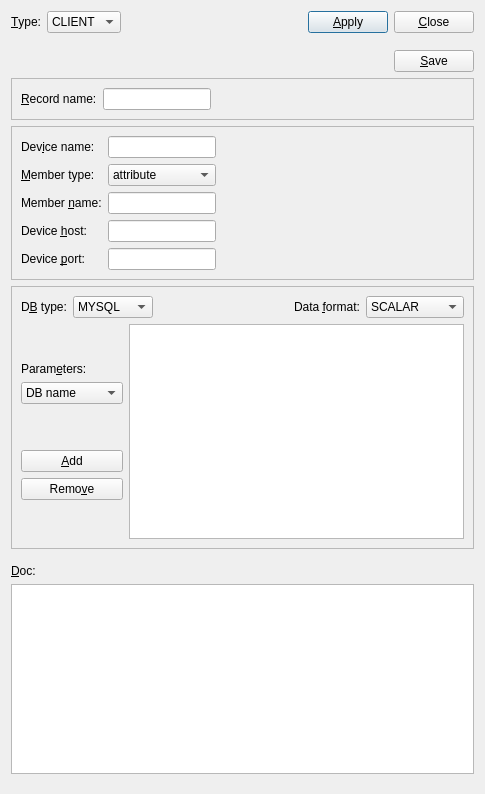
<?xml version="1.0" encoding="UTF-8"?>
<ui version="4.0">
 <class>DataSourceDlg</class>
 <widget class="QDialog" name="DataSourceDlg">
  <property name="geometry">
   <rect>
    <x>0</x>
    <y>0</y>
    <width>485</width>
    <height>794</height>
   </rect>
  </property>
  <property name="windowTitle">
   <string>DataSource</string>
  </property>
  <layout class="QGridLayout" name="gridLayout">
   <item row="0" column="0">
    <layout class="QVBoxLayout" name="verticalLayout_4">
     <item>
      <layout class="QHBoxLayout" name="horizontalLayout">
       <item>
        <widget class="QLabel" name="typeLabel">
         <property name="text">
          <string>&amp;Type:</string>
         </property>
         <property name="buddy">
          <cstring>typeComboBox</cstring>
         </property>
        </widget>
       </item>
       <item>
        <widget class="QComboBox" name="typeComboBox">
         <item>
          <property name="text">
           <string>CLIENT</string>
          </property>
         </item>
         <item>
          <property name="text">
           <string>TANGO</string>
          </property>
         </item>
         <item>
          <property name="text">
           <string>DB</string>
          </property>
         </item>
        </widget>
       </item>
       <item>
        <spacer name="horizontalSpacer_2">
         <property name="orientation">
          <enum>Qt::Horizontal</enum>
         </property>
         <property name="sizeHint" stdset="0">
          <size>
           <width>40</width>
           <height>20</height>
          </size>
         </property>
        </spacer>
       </item>
       <item>
        <widget class="QPushButton" name="applyPushButton">
         <property name="text">
          <string>&amp;Apply</string>
         </property>
        </widget>
       </item>
       <item>
        <widget class="QPushButton" name="closePushButton">
         <property name="text">
          <string>&amp;Close</string>
         </property>
        </widget>
       </item>
      </layout>
     </item>
     <item>
      <spacer name="verticalSpacer_4">
       <property name="orientation">
        <enum>Qt::Vertical</enum>
       </property>
       <property name="sizeType">
        <enum>QSizePolicy::Maximum</enum>
       </property>
       <property name="sizeHint" stdset="0">
        <size>
         <width>20</width>
         <height>13</height>
        </size>
       </property>
      </spacer>
     </item>
     <item>
      <layout class="QHBoxLayout" name="horizontalLayout_5">
       <item>
        <spacer name="horizontalSpacer">
         <property name="orientation">
          <enum>Qt::Horizontal</enum>
         </property>
         <property name="sizeHint" stdset="0">
          <size>
           <width>40</width>
           <height>20</height>
          </size>
         </property>
        </spacer>
       </item>
       <item>
        <widget class="QPushButton" name="savePushButton">
         <property name="text">
          <string>&amp;Save</string>
         </property>
        </widget>
       </item>
      </layout>
     </item>
     <item>
      <widget class="QFrame" name="clientFrame">
       <property name="frameShape">
        <enum>QFrame::StyledPanel</enum>
       </property>
       <property name="frameShadow">
        <enum>QFrame::Raised</enum>
       </property>
       <layout class="QFormLayout" name="formLayout">
        <property name="horizontalSpacing">
         <number>6</number>
        </property>
        <property name="leftMargin">
         <number>9</number>
        </property>
        <item row="0" column="0">
         <layout class="QHBoxLayout" name="horizontalLayout_2">
          <item>
           <widget class="QLabel" name="cRecNameLabel">
            <property name="text">
             <string>&amp;Record name:</string>
            </property>
            <property name="buddy">
             <cstring>cRecNameLineEdit</cstring>
            </property>
           </widget>
          </item>
          <item>
           <widget class="QLineEdit" name="cRecNameLineEdit"/>
          </item>
         </layout>
        </item>
       </layout>
      </widget>
     </item>
     <item>
      <widget class="QFrame" name="tangoFrame">
       <property name="frameShape">
        <enum>QFrame::StyledPanel</enum>
       </property>
       <property name="frameShadow">
        <enum>QFrame::Raised</enum>
       </property>
       <layout class="QFormLayout" name="formLayout_2">
        <property name="leftMargin">
         <number>9</number>
        </property>
        <property name="topMargin">
         <number>9</number>
        </property>
        <item row="0" column="0">
         <layout class="QGridLayout" name="gridLayout_2">
          <item row="0" column="0">
           <widget class="QLabel" name="tDevNameLabel">
            <property name="text">
             <string>Dev&amp;ice name:</string>
            </property>
            <property name="buddy">
             <cstring>tDevNameLineEdit</cstring>
            </property>
           </widget>
          </item>
          <item row="0" column="1">
           <widget class="QLineEdit" name="tDevNameLineEdit"/>
          </item>
          <item row="1" column="0">
           <widget class="QLabel" name="tMemberLabel">
            <property name="text">
             <string>&amp;Member type:</string>
            </property>
            <property name="buddy">
             <cstring>tMemberComboBox</cstring>
            </property>
           </widget>
          </item>
          <item row="1" column="1">
           <widget class="QComboBox" name="tMemberComboBox">
            <item>
             <property name="text">
              <string>attribute</string>
             </property>
            </item>
            <item>
             <property name="text">
              <string>command</string>
             </property>
            </item>
            <item>
             <property name="text">
              <string>property</string>
             </property>
            </item>
           </widget>
          </item>
          <item row="2" column="0">
           <widget class="QLabel" name="tMemberNameLabel">
            <property name="text">
             <string>Member &amp;name:</string>
            </property>
            <property name="buddy">
             <cstring>tMemberNameLineEdit</cstring>
            </property>
           </widget>
          </item>
          <item row="2" column="1">
           <widget class="QLineEdit" name="tMemberNameLineEdit"/>
          </item>
          <item row="3" column="0">
           <widget class="QLabel" name="tHostLabel">
            <property name="text">
             <string>Device &amp;host:</string>
            </property>
            <property name="buddy">
             <cstring>tHostLineEdit</cstring>
            </property>
           </widget>
          </item>
          <item row="3" column="1">
           <widget class="QLineEdit" name="tHostLineEdit"/>
          </item>
          <item row="4" column="0">
           <widget class="QLabel" name="tPortLabel">
            <property name="text">
             <string>Device &amp;port:</string>
            </property>
            <property name="buddy">
             <cstring>tPortLineEdit</cstring>
            </property>
           </widget>
          </item>
          <item row="4" column="1">
           <widget class="QLineEdit" name="tPortLineEdit"/>
          </item>
         </layout>
        </item>
       </layout>
      </widget>
     </item>
     <item>
      <widget class="QFrame" name="dbFrame">
       <property name="toolTip">
        <string/>
       </property>
       <property name="frameShape">
        <enum>QFrame::StyledPanel</enum>
       </property>
       <property name="frameShadow">
        <enum>QFrame::Raised</enum>
       </property>
       <layout class="QGridLayout" name="gridLayout_4">
        <property name="leftMargin">
         <number>9</number>
        </property>
        <property name="rightMargin">
         <number>9</number>
        </property>
        <item row="0" column="0">
         <layout class="QVBoxLayout" name="verticalLayout_3">
          <item>
           <layout class="QHBoxLayout" name="horizontalLayout_4">
            <item>
             <widget class="QLabel" name="dTypeLabel">
              <property name="text">
               <string>D&amp;B type:</string>
              </property>
              <property name="buddy">
               <cstring>dTypeComboBox</cstring>
              </property>
             </widget>
            </item>
            <item>
             <widget class="QComboBox" name="dTypeComboBox">
              <item>
               <property name="text">
                <string>MYSQL</string>
               </property>
              </item>
              <item>
               <property name="text">
                <string>PGSQL</string>
               </property>
              </item>
              <item>
               <property name="text">
                <string>ORACLE</string>
               </property>
              </item>
             </widget>
            </item>
            <item>
             <spacer name="dHorizontalSpacer">
              <property name="orientation">
               <enum>Qt::Horizontal</enum>
              </property>
              <property name="sizeHint" stdset="0">
               <size>
                <width>40</width>
                <height>20</height>
               </size>
              </property>
             </spacer>
            </item>
            <item>
             <widget class="QLabel" name="dFormatLabel">
              <property name="text">
               <string>Data &amp;format:</string>
              </property>
              <property name="buddy">
               <cstring>dFormatComboBox</cstring>
              </property>
             </widget>
            </item>
            <item>
             <widget class="QComboBox" name="dFormatComboBox">
              <item>
               <property name="text">
                <string>SCALAR</string>
               </property>
              </item>
              <item>
               <property name="text">
                <string>SPECTRUM</string>
               </property>
              </item>
              <item>
               <property name="text">
                <string>IMAGE</string>
               </property>
              </item>
             </widget>
            </item>
           </layout>
          </item>
          <item>
           <layout class="QHBoxLayout" name="horizontalLayout_3">
            <item>
             <layout class="QVBoxLayout" name="verticalLayout">
              <item>
               <spacer name="verticalSpacer_3">
                <property name="orientation">
                 <enum>Qt::Vertical</enum>
                </property>
                <property name="sizeHint" stdset="0">
                 <size>
                  <width>20</width>
                  <height>40</height>
                 </size>
                </property>
               </spacer>
              </item>
              <item>
               <widget class="QLabel" name="label">
                <property name="text">
                 <string>Param&amp;eters:</string>
                </property>
                <property name="buddy">
                 <cstring>dParamComboBox</cstring>
                </property>
               </widget>
              </item>
              <item>
               <widget class="QComboBox" name="dParamComboBox">
                <item>
                 <property name="text">
                  <string>DB name</string>
                 </property>
                </item>
                <item>
                 <property name="text">
                  <string>DB host</string>
                 </property>
                </item>
                <item>
                 <property name="text">
                  <string>DB port</string>
                 </property>
                </item>
                <item>
                 <property name="text">
                  <string>DB user</string>
                 </property>
                </item>
                <item>
                 <property name="text">
                  <string>DB password</string>
                 </property>
                </item>
                <item>
                 <property name="text">
                  <string>Mysql cnf</string>
                 </property>
                </item>
                <item>
                 <property name="text">
                  <string>Oracle node</string>
                 </property>
                </item>
                <item>
                 <property name="text">
                  <string>Oracle DSN</string>
                 </property>
                </item>
                <item>
                 <property name="text">
                  <string>Query</string>
                 </property>
                </item>
               </widget>
              </item>
              <item>
               <spacer name="verticalSpacer_2">
                <property name="orientation">
                 <enum>Qt::Vertical</enum>
                </property>
                <property name="sizeType">
                 <enum>QSizePolicy::Minimum</enum>
                </property>
                <property name="sizeHint" stdset="0">
                 <size>
                  <width>20</width>
                  <height>40</height>
                 </size>
                </property>
               </spacer>
              </item>
              <item>
               <widget class="QPushButton" name="dAddPushButton">
                <property name="text">
                 <string>&amp;Add</string>
                </property>
               </widget>
              </item>
              <item>
               <widget class="QPushButton" name="dRemovePushButton">
                <property name="text">
                 <string>Remo&amp;ve</string>
                </property>
               </widget>
              </item>
              <item>
               <spacer name="verticalSpacer">
                <property name="orientation">
                 <enum>Qt::Vertical</enum>
                </property>
                <property name="sizeType">
                 <enum>QSizePolicy::Maximum</enum>
                </property>
                <property name="sizeHint" stdset="0">
                 <size>
                  <width>20</width>
                  <height>40</height>
                 </size>
                </property>
               </spacer>
              </item>
             </layout>
            </item>
            <item>
             <widget class="QTableWidget" name="dParameterTableWidget"/>
            </item>
           </layout>
          </item>
         </layout>
        </item>
       </layout>
       <zorder></zorder>
      </widget>
     </item>
     <item>
      <widget class="QFrame" name="docFrame">
       <property name="frameShape">
        <enum>QFrame::NoFrame</enum>
       </property>
       <property name="frameShadow">
        <enum>QFrame::Raised</enum>
       </property>
       <layout class="QGridLayout" name="gridLayout_5">
        <property name="leftMargin">
         <number>0</number>
        </property>
        <property name="rightMargin">
         <number>0</number>
        </property>
        <item row="0" column="0">
         <layout class="QVBoxLayout" name="verticalLayout_2">
          <item>
           <widget class="QLabel" name="docLabel">
            <property name="text">
             <string>&amp;Doc:</string>
            </property>
            <property name="buddy">
             <cstring>docTextEdit</cstring>
            </property>
           </widget>
          </item>
          <item>
           <widget class="QTextEdit" name="docTextEdit"/>
          </item>
         </layout>
        </item>
       </layout>
      </widget>
     </item>
    </layout>
   </item>
  </layout>
 </widget>
 <tabstops>
  <tabstop>typeComboBox</tabstop>
  <tabstop>cRecNameLineEdit</tabstop>
  <tabstop>tDevNameLineEdit</tabstop>
  <tabstop>tMemberComboBox</tabstop>
  <tabstop>tMemberNameLineEdit</tabstop>
  <tabstop>tHostLineEdit</tabstop>
  <tabstop>tPortLineEdit</tabstop>
  <tabstop>dTypeComboBox</tabstop>
  <tabstop>dFormatComboBox</tabstop>
  <tabstop>dParamComboBox</tabstop>
  <tabstop>dAddPushButton</tabstop>
  <tabstop>dRemovePushButton</tabstop>
  <tabstop>dParameterTableWidget</tabstop>
  <tabstop>docTextEdit</tabstop>
 </tabstops>
 <resources/>
 <connections/>
</ui>
